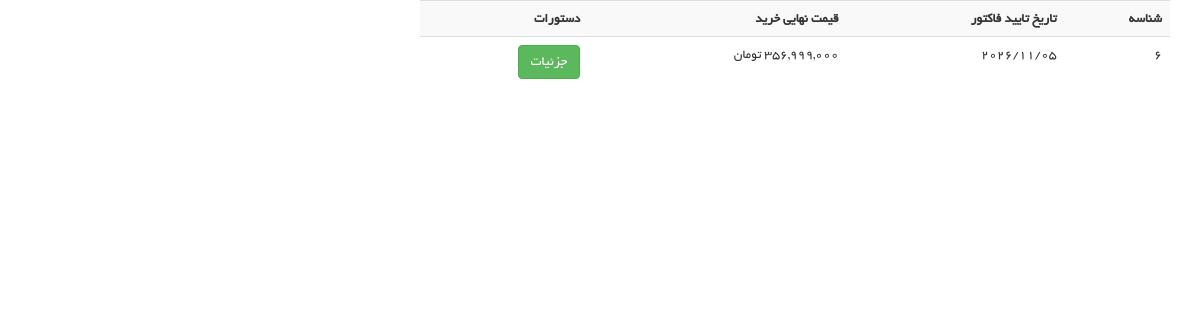
Before: /user/my-shopping (signed in) with the older database file.
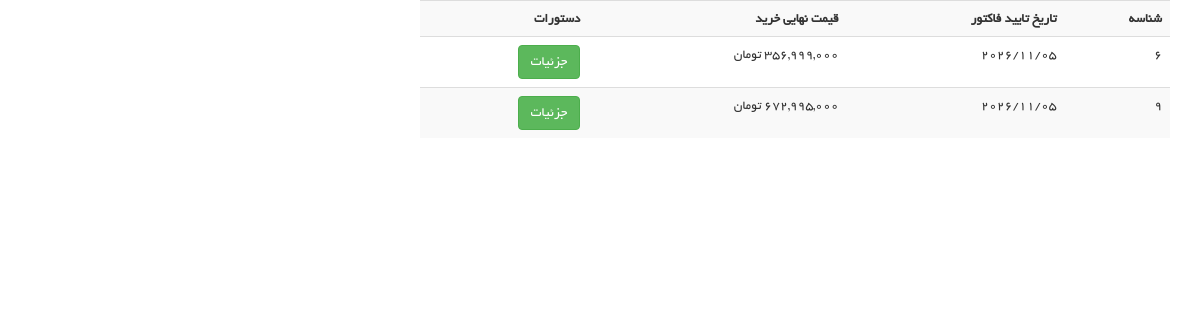
After: the same page with the newer database file.
### order_module/models.py (models this page shows, shortened)
class Order(models.Model):
    user = models.ForeignKey(User, on_delete=models.CASCADE, verbose_name='کاربر')
    is_paid = models.BooleanField(verbose_name='نهایی شده / نشده')
    payment_date = models.DateField(null=True, blank=True, verbose_name='تاریخ پرداخت')
    def calculate_total_price(self):
        total_amount = 0
        if self.is_paid:
            for order_detail in self.orderdetail_set.all():
                total_amount += order_detail.final_price * order_detail.count
        else:
            for order_detail in self.orderdetail_set.all():
                total_amount += order_detail.product.price * order_detail.count
        return total_amount
    class Meta:
        verbose_name = 'سبد خرید'
        verbose_name_plural = 'سبد های خرید کاربران'

class OrderDetail(models.Model):
    order = models.ForeignKey(Order, on_delete=models.CASCADE, verbose_name='سبد خرید')
    product = models.ForeignKey(Product, on_delete=models.CASCADE, verbose_name='محصول')
    final_price = models.IntegerField(null=True, blank=True, verbose_name='قیمت نهایی تکی محصول')
    count = models.IntegerField(verbose_name='تعداد')
    class Meta:
        verbose_name = 'جزئیات سبد خرید'
        verbose_name_plural = 'لیست جزئیات سبد های خرید'

### user_panel_module/views.py (the view)
# urls.py: path('my-shopping', views.MyShopping.as_view(), name='user_shopping_page'),
@method_decorator(login_required, name='dispatch')
class MyShopping(ListView):
    model = Order
    template_name = 'user_panel_module/user_shopping.html'
    def get_queryset(self):
        queryset = super().get_queryset()
        request: HttpRequest = self.request
        queryset = queryset.filter(user_id=request.user.id, is_paid=True)
        return queryset

### polls/templatetags/poll_extras.py (called while the page is built)
@register.filter(name='three_digits_currency')
def three_digits_currency(value: int):
    return '{:,}'.format(value) + ' تومان'

### user_panel_module/templates/user_panel_module/user_shopping.html (shortened to what this page needs)
{% extends 'shared/_layout.html' %}
{% load render_partial %}
{% load poll_extras %}
{% block content %}
    <div class="container">
        <div class="row">
            <div class="col-md-8">
                <table class="table table-responsive table-hover table-striped">
                    <tr>
                        <th class="text-right">شناسه</th>
                        <th class="text-right">تاریخ تایید فاکتور</th>
                        <th class="text-right">قیمت نهایی خرید</th>
                        <th class="text-right">دستورات</th>
                    </tr>
                    {% for order in object_list %}
                        <tr>
                            <td class="text-right">{{ order.id }}</td>
                            <td class="text-right">{{ order.payment_date|date:"Y/m/d" }}</td>
                            <td class="text-right">{{ order.calculate_total_price|three_digits_currency }}</td>
                            <td>
                                <a href="{% url 'user_shopping_detail_page' order_id=order.id %}" class="btn btn-success">جزئیات</a>
                            </td>
                        </tr>
                    {% endfor %}
                </table>
            </div>
        </div>
    </div>
{% endblock %}

Changed rows visible on the page:
now on this page (row edited): Order: id "9", payment_date "2026/11/05", calculate_total_price|three_digits_currency "672,995,000 تومان"
